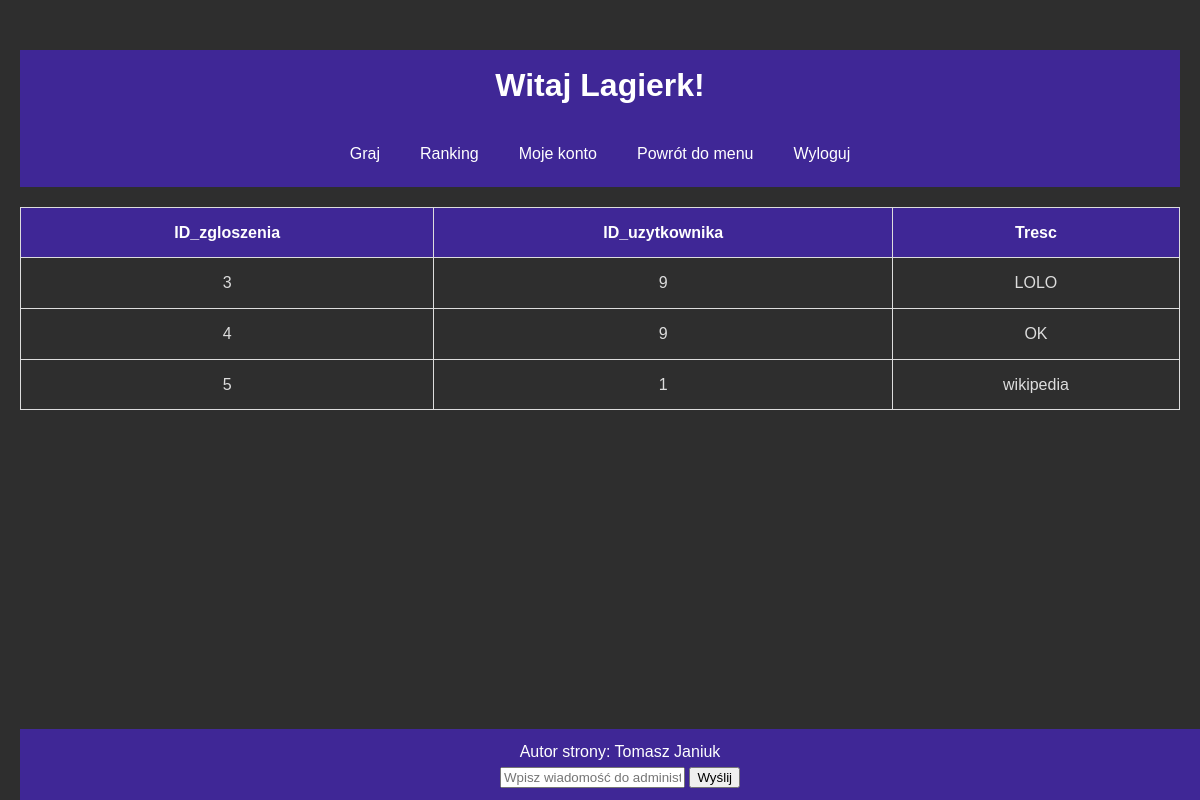
Page /admintable.php (signed in) on the committed database.
### tables this page shows
CREATE TABLE `zgloszenia` (
  `id_zgłoszenia` int(10) UNSIGNED NOT NULL,
  `id_uzytkownika` int(10) UNSIGNED DEFAULT NULL,
  `tresc` varchar(50) DEFAULT NULL
);

### admintable.php (the view, shortened to what this page needs)
<?php
require("db.php");
$sql = "SELECT * FROM zgloszenia";
$result = $conn->query($sql);
?>
<!DOCTYPE html>
<html lang="pl">
<head>
    <link rel="stylesheet" href="stylesmenu.css">
</head>
<body>
    <header>
    <h1>Witaj <?= $_SESSION["Login"]?>!</h1>
    </header>
    <nav>
        <a href="settings.php">Graj</a>
        <a href="record.php">Ranking</a>
        <a href="myAccout.php">Moje konto</a>
        <a href="menu.php">Powrót do menu</a>
        <a href="logout.php">Wyloguj</a>
    </nav>
    <?php
    if ($result->num_rows > 0) {
        echo "<table>";
        echo "<tr><th>ID_zgloszenia</th><th>ID_uzytkownika</th><th>Tresc</th></tr>";
        while ($row = $result->fetch_object()) {
            echo "<tr>";
            echo "<td>$row->id_zgłoszenia</td>";
            echo "<td>$row->id_uzytkownika</td>";
            echo "<td>$row->tresc</td>";
            echo "</tr>";
        }
        echo "</table>";
    } else {
        echo "<p>Brak wyników.</p>";
    }
    ?>
    <footer>
        <p> Autor strony: Tomasz Janiuk</p>
        <form id="feedbackForm" method="post">
        <input type="text" name="feedback" placeholder="Wpisz wiadomość do administratora">
        <input type="submit" value="Wyślij">
    </form>
</body>
</html>

### stylesmenu.css (style rules this page uses)
body, h1, p, nav { margin: 0; padding: 0; }
body { font-family: Arial, sans-serif; line-height: 1.6; padding: 0 20px; text-align: center; margin-top: 50px; background-color: rgb(46, 46, 46); color: rgb(211, 211, 211); }
header { background-color: #3f2796; color: #fff; padding: 10px 0; text-align: center; }
nav { background-color: #3f2796; color: #fff; display: flex; justify-content: center; padding: 10px; margin-bottom: 20px; }
nav a { color: #fff; text-decoration: none; padding: 10px 15px; margin: 0 5px; border-radius: 5px; transition: background-color 0.3s, color 0.3s; }
footer { text-align: center; padding: 10px 0; background-color: #3f2796; color: #fff; position: fixed; bottom: 0; width: 100%; }
table { width: 100%; border-collapse: collapse; margin-bottom: 20px; }
table, th, td { border: 1px solid #ddd; }
th, td { padding: 12px; text-align: center; color: #ddd; }
th { background-color: #3f2796; color: white; }

### rows in the picture
zgloszenia: id_zgłoszenia "3", id_uzytkownika "9", tresc "LOLO"
zgloszenia: id_zgłoszenia "4", id_uzytkownika "9", tresc "OK"
zgloszenia: id_zgłoszenia "5", id_uzytkownika "1", tresc "wikipedia"

### other values in the picture
$_SESSION["Login"] "Lagierk"
